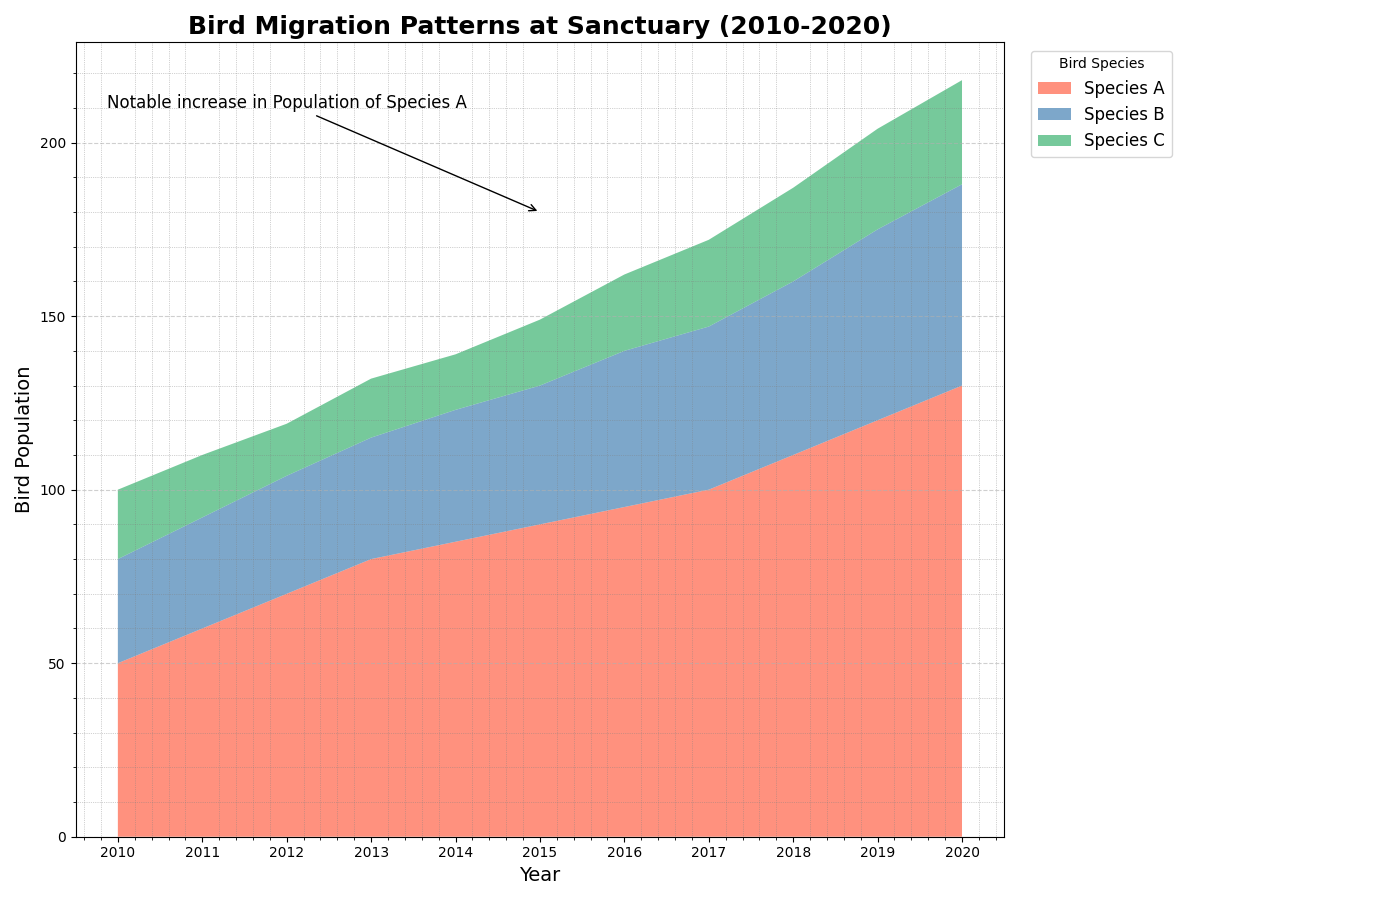

Generate this figure with Python:
import matplotlib.pyplot as plt
import numpy as np

# Define the years for the x-axis and the observed bird population in different species
years = np.arange(2010, 2021)
species_a = [50, 60, 70, 80, 85, 90, 95, 100, 110, 120, 130]
species_b = [30, 32, 34, 35, 38, 40, 45, 47, 50, 55, 58]
species_c = [20, 18, 15, 17, 16, 19, 22, 25, 27, 29, 30]

# Aggregate data for stacking
data = np.array([species_a, species_b, species_c])

# New colors for each bird species
new_colors = ['#ff6347', '#4682b4', '#3cb371']

# Create the figure and axis
fig, ax = plt.subplots(figsize=(14, 9))

# Plot the stacked area chart with new colors
ax.stackplot(years, data, labels=['Species A', 'Species B', 'Species C'],
             colors=new_colors, alpha=0.7)

# Set the title and axis labels
ax.set_title('Bird Migration Patterns at Sanctuary (2010-2020)', fontsize=18, fontweight='bold', loc='center')
ax.set_xlabel('Year', fontsize=14)
ax.set_ylabel('Bird Population', fontsize=14)

# Add legend outside the plot area
ax.legend(loc='upper left', bbox_to_anchor=(1.02, 1), fontsize=12, title='Bird Species')

# Annotate significant changes directly on the plot
ax.annotate('Notable increase in Population of Species A', xy=(2015, 180), xytext=(2012, 210),
            arrowprops=dict(facecolor='black', arrowstyle='->'), fontsize=12, ha='center')

# Add grid lines for improved readability
ax.grid(axis='y', linestyle='--', alpha=0.6)

# Customize the x-ticks, including a minor grid for better readability
ax.set_xticks(years)
ax.minorticks_on()
ax.grid(which='minor', linestyle=':', linewidth='0.5', color='gray', alpha=0.7)

# Automatically adjust the layout to fit all elements
plt.tight_layout(rect=[0, 0, 0.85, 1])

# Display the plot
plt.show()
